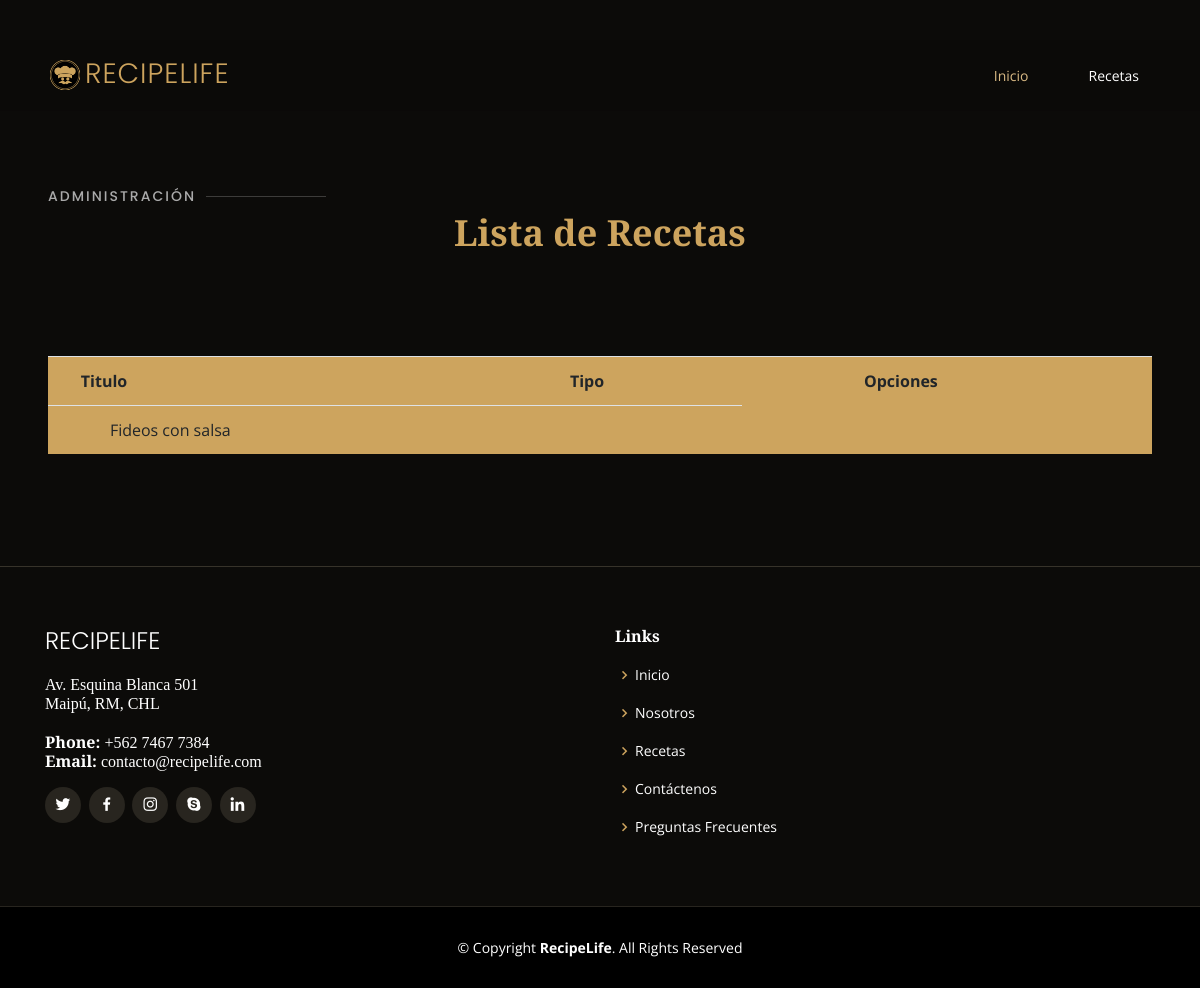
Page /catalogo/listado-recetas/ on the earlier database version.
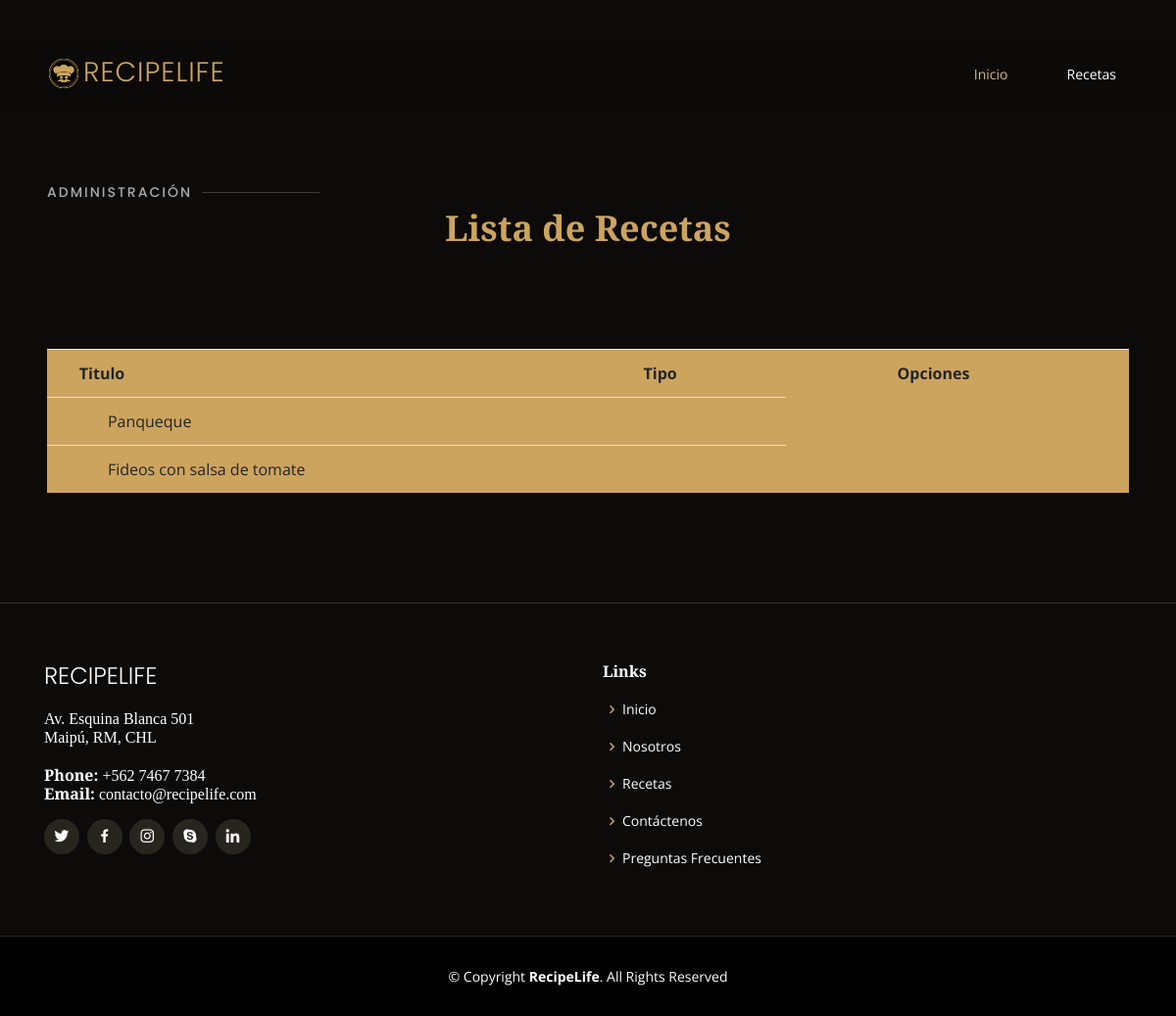
Same page on the later database version.
### catalogo/models.py (models this page shows, shortened)
class Receta(models.Model):
    titulo = models.CharField(max_length=200)
    imagen = models.ImageField(null=True, blank=True)
    ingredientes = models.TextField(max_length=300)
    tipo = models.ForeignKey('Tipo', on_delete=models.SET_NULL, null=True, blank=False)
    descripcion = models.TextField(max_length=1000)

### catalogo/views.py (the view)
# urls.py: path('listado-recetas/', views.listado_recetas, name='listado_recetas'),
def listado_recetas(request):
    recetas= Receta.objects.all()
    data = {
        'recetas':recetas
    }
    return render(
        request,
        'listado_recetas.html',data
    )

### catalogo/templates/listado_recetas.html (shortened to what this page needs)
{% extends 'base_generic.html' %}
{% block navbar %}
<nav class="nav-menu d-none d-lg-block">
  <ul>
    <li class="active"><a class="nav-link" href="{% url 'index' %}">Inicio</a></li>
    <li><a class="nav-link" href="{% url 'recetas' %}">Recetas</a></li>
  </ul>
</nav>
{% endblock %}
{% block content %}
<br><br><br><br><br><br>
<div class="section-title p-5">
    <h2>Administración</h2>
    <p>Lista de Recetas</p>
</div>
<div class="p-5 ">
    <table class="table table-hover" style="background-color: #cda45e;">
        <tr>
            <th>&nbsp;&nbsp;&nbsp;&nbsp; Titulo &nbsp;&nbsp;&nbsp;&nbsp; </th>
            <th></th>
            <th>Tipo &nbsp;&nbsp;&nbsp;&nbsp; </th>
            <th></th>
            <th>&nbsp;&nbsp;&nbsp;&nbsp;&nbsp;&nbsp;&nbsp;&nbsp; &nbsp;&nbsp;&nbsp; Opciones</th>
        </tr>
        {% for r in recetas %}
        <tr>
            <td>&nbsp;&nbsp;&nbsp;&nbsp;&nbsp;&nbsp;&nbsp;&nbsp;&nbsp;&nbsp;&nbsp;&nbsp;{{r.titulo}}</td>
            <td></td>
            <td>{% for tipo in r.tipo.all %} {{ tipo }}{% if not forloop.last %}, {% endif %}{% endfor %}</td>
        </tr>
        {%endfor%}
    </table>
</div>
{% endblock %}

### catalogo/templates/base_generic.html (shortened to what this page needs)
<!DOCTYPE html>
<html>
<head>
  {% load static %}
  <link href="{% static 'vendor/bootstrap/css/bootstrap.min.css' %}" rel="stylesheet">
  <link href="{% static 'vendor/icofont/icofont.min.css' %}" rel="stylesheet">
  <link href="{% static 'vendor/boxicons/css/boxicons.min.css' %}" rel="stylesheet">
  <link href="{% static 'vendor/animate.css/animate.min.css' %}" rel="stylesheet">
  <link href="{% static 'vendor/owl.carousel/assets/owl.carousel.min.css' %}" rel="stylesheet">
  <link href="{% static 'vendor/venobox/venobox.css' %}" rel="stylesheet">
  <link href="{% static 'vendor/aos/aos.css' %}" rel="stylesheet">
  <link href="{% static 'css/style.css' %}" rel="stylesheet">
</head>
<body>
  <header id="header" class="fixed-top">
    <div class="container d-flex align-items-center">
      <a href="{% url 'index' %}" class="logo mr-auto"><img src="{% static 'img/logo.png' %}" alt=""
          class="img-fluid">RecipeLife</a>
      {% block navbar %}{% endblock %}
    </div>
  </header>
  {% block content %}{% endblock %}
  <br>
  <br>
  <footer id="footer">
    <div class="footer-top">
      <div class="container">
        <div class="row">
          <div class="col-lg-6 col-md-6">
            <div class="footer-info">
              <h3>RecipeLife</h3>
              <div>
              <h6>
                Av. Esquina Blanca 501 <br>
                Maipú, RM, CHL<br><br>
                <strong>Phone:</strong> +562 7467 7384<br>
                <strong>Email:</strong> contacto@recipelife.com<br>
              </h6>
              </div>
              <div class="social-links mt-3">
                <a href="#" class="twitter"><i class="bx bxl-twitter"></i></a>
                <a href="#" class="facebook"><i class="bx bxl-facebook"></i></a>
                <a href="#" class="instagram"><i class="bx bxl-instagram"></i></a>
                <a href="#" class="google-plus"><i class="bx bxl-skype"></i></a>
                <a href="#" class="linkedin"><i class="bx bxl-linkedin"></i></a>
              </div>
            </div>
          </div>
          <div class="col-lg-6 col-md-6 footer-links">
            <h4>Links</h4>
            <ul>
              <li><i class="bx bx-chevron-right"></i> <a href="{% url 'index' %}">Inicio</a></li>
              <li><i class="bx bx-chevron-right"></i> <a href="#about">Nosotros</a></li>
              <li><i class="bx bx-chevron-right"></i> <a href="{% url 'recetas' %}">Recetas</a></li>
              <li><i class="bx bx-chevron-right"></i> <a href="{% url 'contacto' %}">Contáctenos</a></li>
              <li><i class="bx bx-chevron-right"></i> <a href="{% url 'preguntas' %}">Preguntas Frecuentes</a></li>
            </ul>
          </div>
        </div>
      </div>
    </div>
    <div class="container">
      <div class="copyright">
        &copy; Copyright <strong><span>RecipeLife</span></strong>. All Rights Reserved
      </div>
    </div>
  </footer>
</body>
</html>

### catalogo/static/css/style.css (style rules this page uses)
body { font-family: "Open Sans", sans-serif; background: #0c0b09; color: #fff; }
a { color: #cda45e; }
h1, h2, h3, h4, h5, h6 { font-family: "Playfair Display", serif; }
#header { background: rgba(12, 11, 9, 0.6); border-bottom: 1px solid rgba(12, 11, 9, 0.6); transition: all 0.5s; z-index: 997; padding: 15px 0; top: 40px; }
#header .logo { font-size: 28px; margin: 0; padding: 0; line-height: 1; font-weight: 300; letter-spacing: 1px; text-transform: uppercase; font-family: "Poppins", sans-serif; }
#header .logo img { max-height: 40px; }
.nav-menu ul { margin: 0; padding: 0; list-style: none; }
.nav-menu > ul { display: flex; align-items: center; }
.nav-menu > ul > li { position: relative; white-space: nowrap; padding-left: 28px; }
.nav-menu a { display: block; position: relative; color: white; transition: 0.3s; font-size: 14px; font-family: "Open Sans", sans-serif; }
.nav-menu a:hover, .nav-menu .active > a, .nav-menu li:hover > a { color: #d9ba85; }
.mobile-nav { position: fixed; top: 15px; right: 15px; bottom: 15px; left: 15px; z-index: 9999; overflow-y: auto; background: #1a1814; border: 2px solid rgba(255, 255, 255, 0.1); transition: ease-in-out 0.2s; opacity: 0; visibility: hidden; border-radius: 10px; padding: 10px 0; }
.mobile-nav * { margin: 0; padding: 0; list-style: none; }
.mobile-nav a { display: block; position: relative; color: #fff; padding: 10px 20px; font-weight: 500; outline: none; transition: 0.3s; }
.mobile-nav a:hover, .mobile-nav .active > a, .mobile-nav li:hover > a { color: #cda45e; text-decoration: none; }
.section-title { padding-bottom: 40px; }
.section-title h2 { font-size: 14px; font-weight: 500; padding: 0; line-height: 1px; margin: 0 0 5px 0; letter-spacing: 2px; text-transform: uppercase; color: #aaaaaa; font-family: "Poppins", sans-serif; }
.section-title h2::after { content: ""; width: 120px; height: 1px; display: inline-block; background: rgba(255, 255, 255, 0.2); margin: 4px 10px; }
.section-title p { margin: 0; margin: 0; font-size: 36px; font-weight: 700; font-family: "Playfair Display", serif; color: #cda45e; }
#footer { background: black; padding: 0 0 30px 0; color: #fff; font-size: 14px; }
#footer .footer-top { background: #0c0b09; border-top: 1px solid #37332a; border-bottom: 1px solid #28251f; padding: 60px 0 30px 0; }
#footer .footer-top .footer-info { margin-bottom: 30px; }
#footer .footer-top .footer-info h3 { font-size: 24px; margin: 0 0 20px 0; padding: 2px 0 2px 0; line-height: 1; font-weight: 300; text-transform: uppercase; font-family: "Poppins", sans-serif; }
#footer .footer-top .social-links a { font-size: 18px; display: inline-block; background: #28251f; color: #fff; line-height: 1; padding: 8px 0; margin-right: 4px; border-radius: 50%; text-align: center; width: 36px; height: 36px; transition: 0.3s; }
#footer .footer-top h4 { font-size: 16px; font-weight: 600; color: #fff; position: relative; padding-bottom: 12px; }
#footer .footer-top .footer-links { margin-bottom: 30px; }
#footer .footer-top .footer-links ul { list-style: none; padding: 0; margin: 0; }
#footer .footer-top .footer-links ul i { padding-right: 2px; color: #cda45e; font-size: 18px; line-height: 1; }
#footer .footer-top .footer-links ul li { padding: 10px 0; display: flex; align-items: center; }
#footer .footer-top .footer-links ul li:first-child { padding-top: 0; }
#footer .footer-top .footer-links ul a { color: #fff; transition: 0.3s; display: inline-block; line-height: 1; }
#footer .copyright { text-align: center; padding-top: 30px; }
p { text-align: center; }

Differences in the rows shown:
removed Receta: titulo "Fideos con salsa"
added Receta: titulo "Panqueque"
added Receta: titulo "Fideos con salsa de tomate"
